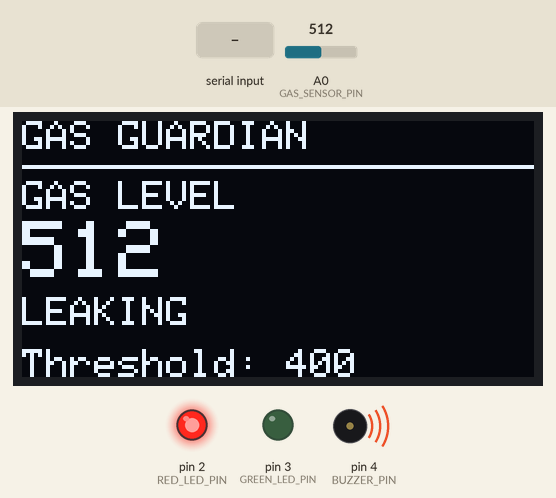
Bench run of a sketch on a simulated Arduino Uno, built with avr-gcc and run on an emulated ATmega328P. Parts: 128×64 one-colour display, output pins drawn as LEDs (lit = HIGH), buzzer (waves = sounding, pin HIGH). The test bench sets the inputs (shaded band); at power-on: A0 (GAS_SENSOR_PIN) = 512. Pins used as bus, display or sensor lines are not drawn; what the sketch prints to the serial monitor is not drawn.

Above: at 1.2 s.
1.3 s: A0 (GAS_SENSOR_PIN) set to 417
At 2.2 s:
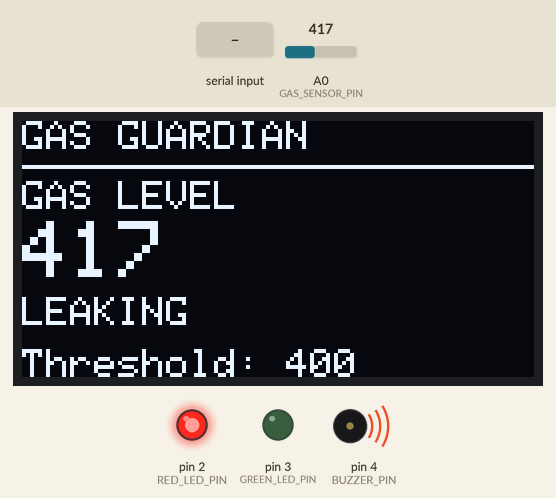
3.0 s: A0 (GAS_SENSOR_PIN) set to 384
At 3.4 s:
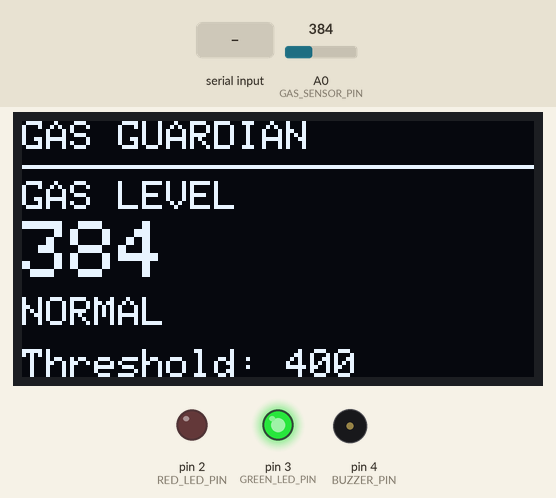
4.5 s: "THRESHOLD,\n" received over Serial
At 6.1 s:
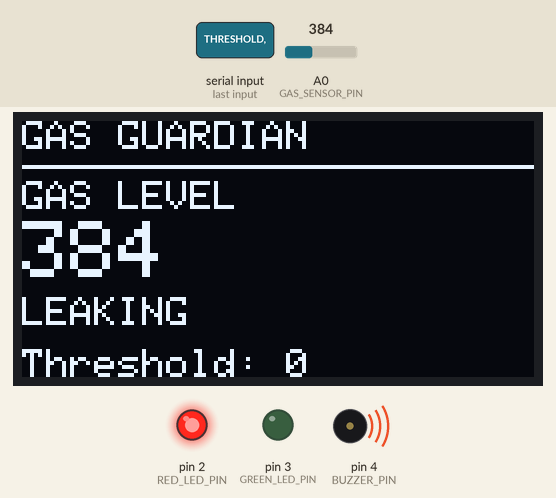
6.5 s: A0 (GAS_SENSOR_PIN) set to 410
At 7.2 s:
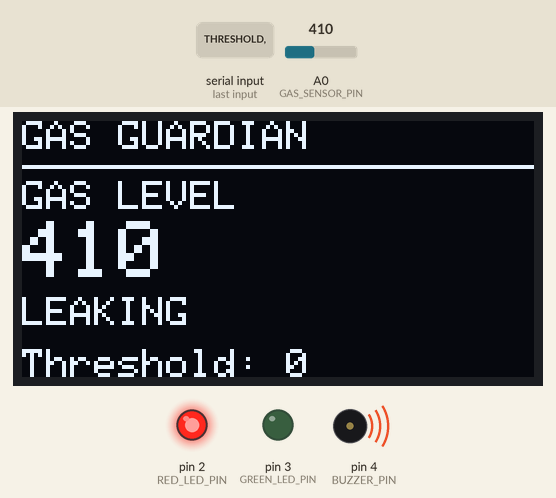
Timing chart, 0 to 9.0 s (numbered marks = the images above; inputs shaded):
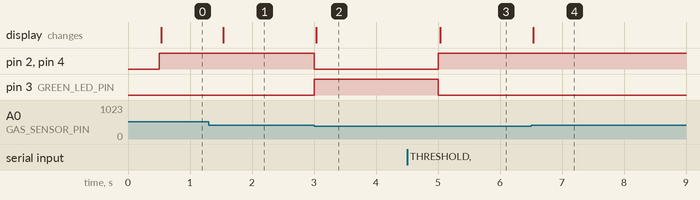

The sketch:

gas_detector.ino
```cpp
#include <stdlib.h>
#include <string.h>
#include <SPI.h>
#include <Adafruit_GFX.h>
#include <Adafruit_SSD1306.h>

const uint8_t GAS_SENSOR_PIN = A0;
const uint8_t RED_LED_PIN = 2;
const uint8_t GREEN_LED_PIN = 3;
const uint8_t BUZZER_PIN = 4;
const uint8_t OLED_CS_PIN = 10;
const uint8_t OLED_DC_PIN = 8;
const uint8_t OLED_RESET_PIN = 9;

Adafruit_SSD1306 display(128, 64, &SPI, OLED_DC_PIN, OLED_RESET_PIN, OLED_CS_PIN);
bool displayReady = false;

int gasThreshold = 400;
unsigned long lastSampleAt = 0;
char commandBuffer[40];
uint8_t commandLength = 0;

void setup() {
  pinMode(RED_LED_PIN, OUTPUT);
  pinMode(GREEN_LED_PIN, OUTPUT);
  pinMode(BUZZER_PIN, OUTPUT);
  digitalWrite(RED_LED_PIN, LOW);
  digitalWrite(GREEN_LED_PIN, LOW);
  digitalWrite(BUZZER_PIN, LOW);
  Serial.begin(9600);
  SPI.begin();
  displayReady = display.begin(SSD1306_SWITCHCAPVCC);
  if (displayReady) {
    display.clearDisplay();
    display.setTextColor(SSD1306_WHITE);
    display.setTextSize(1);
    display.setCursor(0, 0);
    display.println("GAS GUARDIAN");
    display.drawFastHLine(0, 11, 128, SSD1306_WHITE);
    display.setCursor(0, 24);
    display.println("OLED READY");
    display.display();
  } else {
    Serial.println("OLED_INIT,FAILED");
  }
}

void updateDisplay(int sensorValue, bool leaking) {
  if (!displayReady) {
    return;
  }

  display.clearDisplay();
  display.setTextColor(SSD1306_WHITE);
  display.setTextSize(1);
  display.setCursor(0, 0);
  display.println("GAS GUARDIAN");
  display.drawFastHLine(0, 11, 128, SSD1306_WHITE);

  display.setCursor(0, 15);
  display.print("GAS LEVEL");
  display.setTextSize(2);
  display.setCursor(0, 25);
  display.print(sensorValue);

  display.setTextSize(1);
  display.setCursor(0, 44);
  display.print(leaking ? "LEAKING" : "NORMAL");
  display.setCursor(0, 57);
  display.print("Threshold: ");
  display.print(gasThreshold);
  display.display();
}

void readCommands() {
  while (Serial.available() > 0) {
    const char incoming = static_cast<char>(Serial.read());
    if (incoming == '\r') {
      continue;
    }
    if (incoming == '\n') {
      commandBuffer[commandLength] = '\0';
      if (strncmp(commandBuffer, "THRESHOLD,", 10) == 0) {
        const int requested = atoi(commandBuffer + 10);
        if (requested >= 0 && requested <= 1023) {
          gasThreshold = requested;
        }
      }
      commandLength = 0;
    } else if (commandLength < sizeof(commandBuffer) - 1) {
      commandBuffer[commandLength++] = incoming;
    } else {
      commandLength = 0;
    }
  }
}

void loop() {
  readCommands();
  const unsigned long now = millis();
  if (now - lastSampleAt >= 500) {
    lastSampleAt = now;
    const int sensorValue = analogRead(GAS_SENSOR_PIN);
    const bool leaking = sensorValue >= gasThreshold;
    digitalWrite(RED_LED_PIN, leaking ? HIGH : LOW);
    digitalWrite(GREEN_LED_PIN, leaking ? LOW : HIGH);
    digitalWrite(BUZZER_PIN, leaking ? HIGH : LOW);
    updateDisplay(sensorValue, leaking);

    Serial.print("GAS,");
    Serial.print(sensorValue);
    Serial.print(',');
    Serial.println(leaking ? "LEAKING" : "NORMAL");
  }
}
```

Measured:
- the behaviour switches between 400 and 399 on A0 (GAS_SENSOR_PIN) (found by bisection; images 1 and 2)
- after the input at 1.3 s, the display: changes after 0.23 s (image 1)
- after the input at 3.0 s, pin 2 (RED_LED_PIN), pin 4 (BUZZER_PIN): HIGH → LOW at once; pin 3 (GREEN_LED_PIN): LOW → HIGH at once; the display: changes at once (image 2)
- after the input at 4.5 s, pin 2 (RED_LED_PIN), pin 4 (BUZZER_PIN): LOW → HIGH after 0.50 s; pin 3 (GREEN_LED_PIN): HIGH → LOW after 0.50 s; the display: changes after 0.53 s (image 3)
- after the input at 6.5 s, the display: changes at once (image 4)
